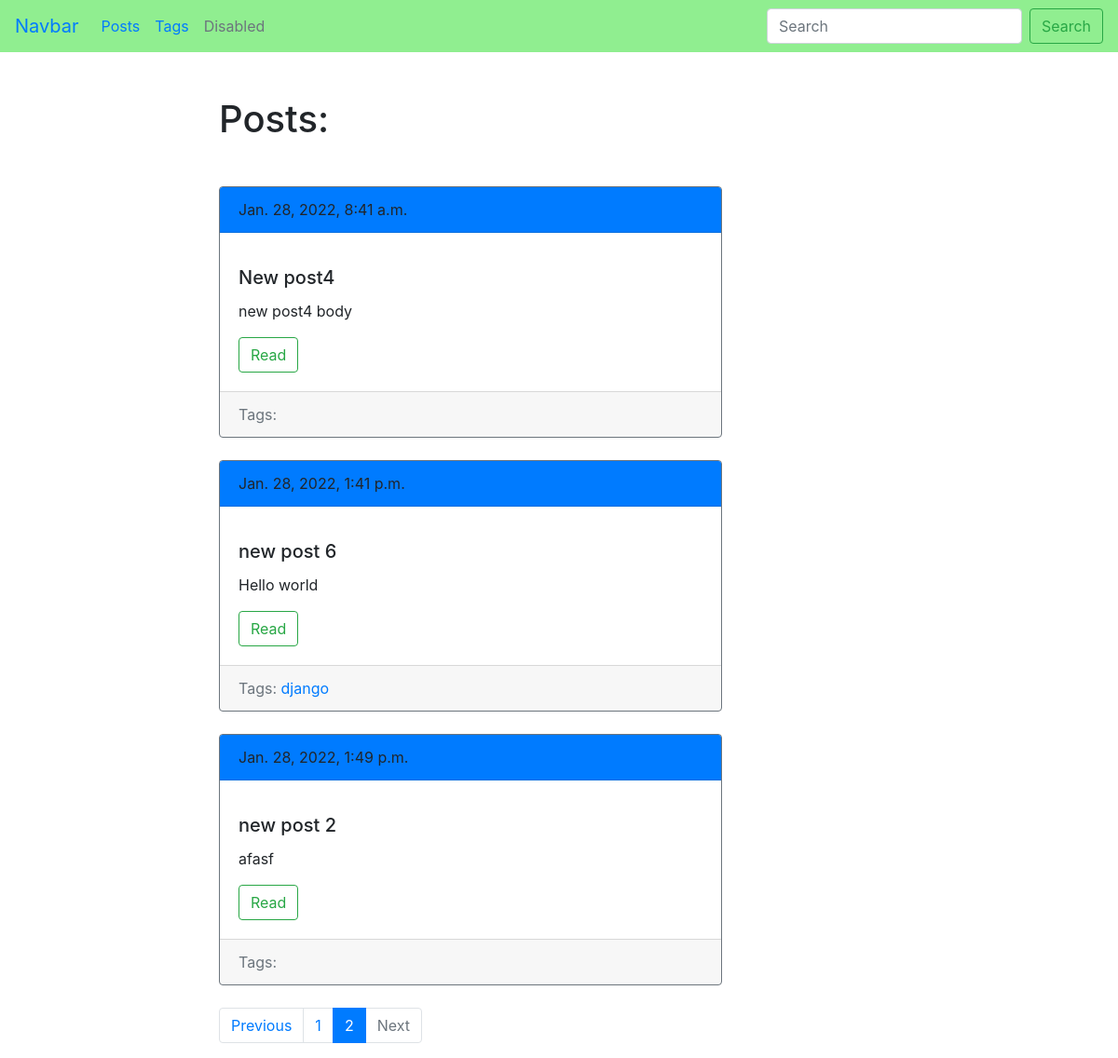
The page /blog/?page=2 on the database as committed earlier.
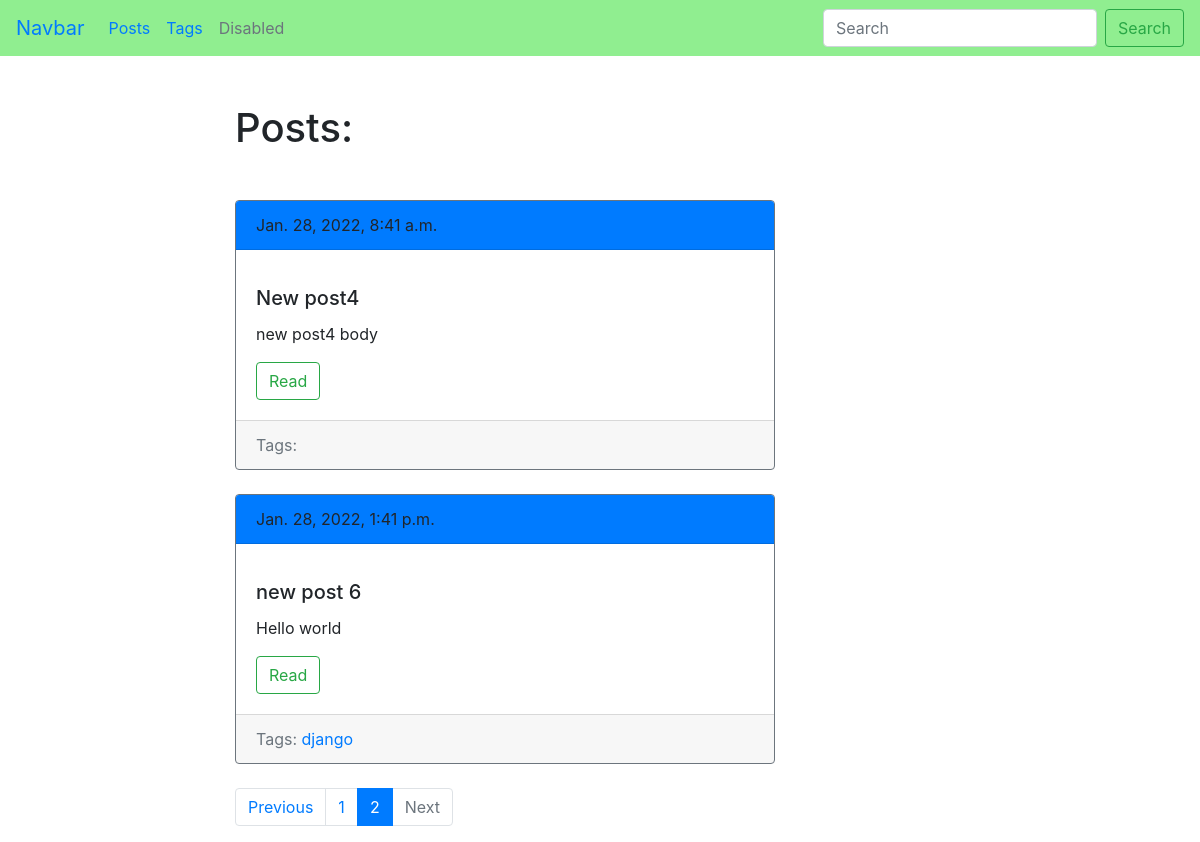
The same page on the database as committed later.
### blog/models.py (models this page shows, shortened)
class Post(models.Model):
    title = models.CharField(max_length=150, db_index=True)
    slug = models.SlugField(max_length=150, blank=True, unique=True)
    body = models.TextField(blank=True, db_index=True)
    tags = models.ManyToManyField('Tag', blank=True, related_name='posts')  # posts=post__set
    date_pub = models.DateTimeField(auto_now_add=True)
    def get_absolute_url(self):
        return reverse('post_detail_url', kwargs={'slug': self.slug})

class Tag(models.Model):
    title = models.CharField(max_length=50)
    slug = models.SlugField(max_length=50)
    def get_absolute_url(self):
        return reverse('tag_detail_url', kwargs={'slug': self.slug})

### blog/views.py (the view)
# urls.py: path('', posts_list, name='posts_list_url'),
def posts_list(request):
    search_query = request.GET.get('search', '')
    if search_query:
        posts = Post.objects.filter(Q(title__icontains=search_query) | Q(body__icontains=search_query))
    else:
        posts = Post.objects.all()
    paginator = Paginator(posts, 4)
    page_number = request.GET.get('page', 1)
    page = paginator.get_page(page_number)
    is_paginated = page.has_other_pages()
    if page.has_previous():
        prev_url = f'?page={page.previous_page_number()}'
    else:
        prev_url = ''
    if page.has_next():
        next_url = f'?page={page.next_page_number()}'
    else:
        next_url = ''
    context = {
        'page_object': page,
        'is_paginated': is_paginated,
        'next_url': next_url,
        'prev_url': prev_url
    }
    return render(request, 'blog/index.html', context=context)

### blog/templates/blog/index.html (shortened to what this page needs)
{% extends 'blog/base_blog.html' %}
	{% block content %}
		<h1 class="mb-5">Posts: </h1>
		{% for post in page_object.object_list %}
			{% include 'blog/includes/post_card_template.html' %}
		{% endfor %}
	{% endblock %}

### blog/templates/blog/includes/post_card_template.html
<div class="card border-secondary mb-4">
	<div class="card-header bg-primary mb-3">
		{{ post.date_pub }}
	</div>
	<div class="card-body">
		<h5 class="card-title">{{ post.title}}</h5>
		<p class="card-text">{{ post.body|truncatewords:15 }}</p>
		<a href="{{ post.get_absolute_url }}" class="btn btn-outline-success">Read</a>
	</div>
	<div class="card-footer text-muted">
		Tags:
		{% for tag in post.tags.all %}
			<a href="{{ tag.get_absolute_url }}">{{ tag.title }}</a>
		{% endfor %}
	</div>
</div>

Rows that differ between the two databases and show on the page:
removed Post: date_pub "Jan. 28, 2022, 1:49 p.m.", title "new post 2", body "afasf"
